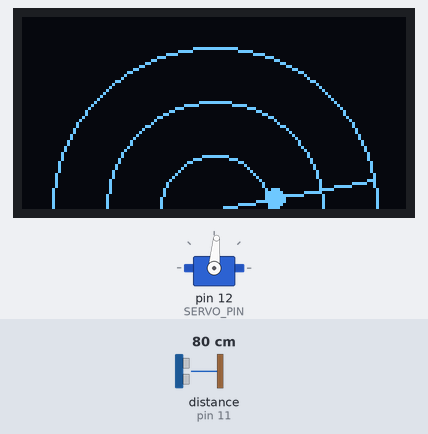
A sketch run on a simulated Arduino Uno, built with avr-gcc and run on an emulated ATmega328P. Parts: servo, 128×64 one-colour display. Wiring (inferred from the names in the program): ultrasonic range finder: trigger pin 10; echo pin 11. The test bench sets the inputs (shaded band); at power-on: distance to the obstacle (sensor on pin 11) 80 cm. The echo pulse lasts 58.3 µs per cm.

Above: at 1.29 s.
1.3 s: distance to the obstacle (sensor on pin 11) set to 250 cm
At 2.87 s:
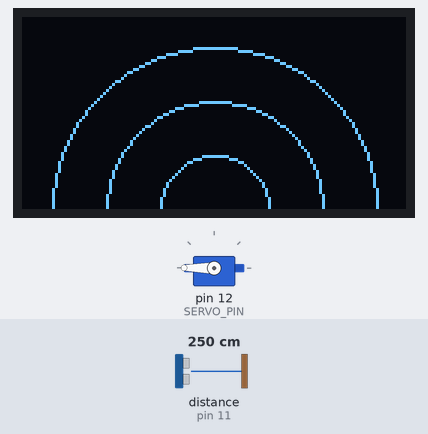
3.0 s: distance to the obstacle (sensor on pin 11) set to 2 cm
At 4.15 s:
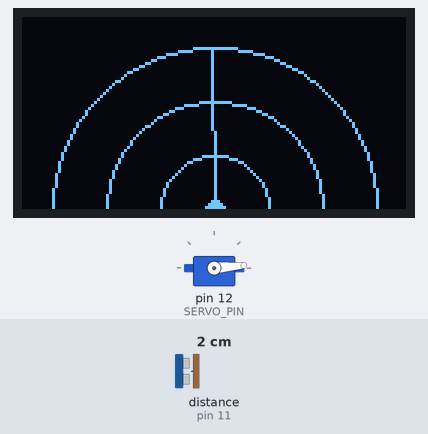
5.1 s: distance to the obstacle (sensor on pin 11) set to 9 cm
At 5.43 s:
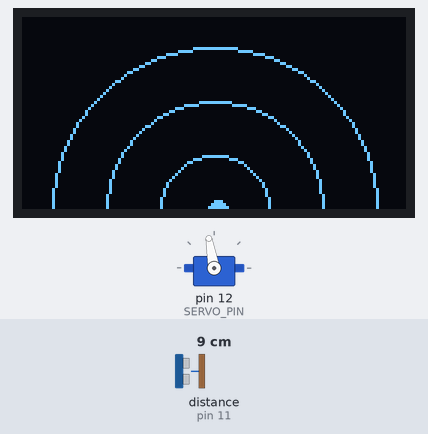
Timing chart, 0 to 13.1 s (numbered marks = the images above; inputs shaded):
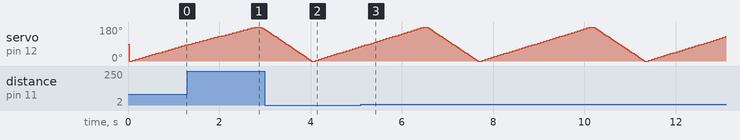

Measured:
- after the input at 3.0 s, the display: changes after 1.1 s (image 2)

The sketch:

code17.ino
```cpp
#include <Servo.h>
#include <Wire.h>
#include <Adafruit_GFX.h>
#include <Adafruit_SSD1306.h>

#define SCREEN_WIDTH 128
#define SCREEN_HEIGHT 64
#define OLED_RESET    -1
Adafruit_SSD1306 display(SCREEN_WIDTH, SCREEN_HEIGHT, &Wire, OLED_RESET);

const int SERVO_PIN = 12;
const int TRIG_PIN = 10;
const int ECHO_PIN = 11;

Servo myServo;
int centerX = SCREEN_WIDTH / 2;
int centerY = SCREEN_HEIGHT;
int maxRadius = SCREEN_HEIGHT - 10;

long getDistance() {
  digitalWrite(TRIG_PIN, LOW);
  delayMicroseconds(2);
  digitalWrite(TRIG_PIN, HIGH);
  delayMicroseconds(10);
  digitalWrite(TRIG_PIN, LOW);
  long duration = pulseIn(ECHO_PIN, HIGH);
  return duration * 0.034 / 2;
}

void setup() {
  myServo.attach(SERVO_PIN);
  pinMode(TRIG_PIN, OUTPUT);
  pinMode(ECHO_PIN, INPUT);
  display.begin(SSD1306_SWITCHCAPVCC, 0x3C);
  display.clearDisplay();
}

void loop() {
  for(int angle = 0; angle <= 180; angle += 5) {
    myServo.write(angle);
    delay(30);
    long dist = getDistance();
    if(dist > 200) dist = 200;

    display.clearDisplay();
    // Draw arcs
    display.drawCircle(centerX, centerY, maxRadius/3, SSD1306_WHITE);
    display.drawCircle(centerX, centerY, maxRadius*2/3, SSD1306_WHITE);
    display.drawCircle(centerX, centerY, maxRadius, SSD1306_WHITE);

    // Sweep line
    float rad = radians(angle - 90);
    int x2 = centerX + maxRadius * cos(rad);
    int y2 = centerY + maxRadius * sin(rad);
    display.drawLine(centerX, centerY, x2, y2, SSD1306_WHITE);

    // Object dot
    if(dist < 200) {
      int objRadius = map(dist, 0, 200, 0, maxRadius);
      int objX = centerX + objRadius * cos(rad);
      int objY = centerY + objRadius * sin(rad);
      display.fillCircle(objX, objY, 3, SSD1306_WHITE);
    }

    display.display();
  }

  // Reverse sweep
  for(int angle = 180; angle >= 0; angle -= 5) {
    // similar code as above...
    myServo.write(angle);
    delay(30);
    long dist = getDistance();
    if(dist > 200) dist = 200;
    // redraw with new angle...
    // (repeat drawing code for brevity)
  }
}
```
